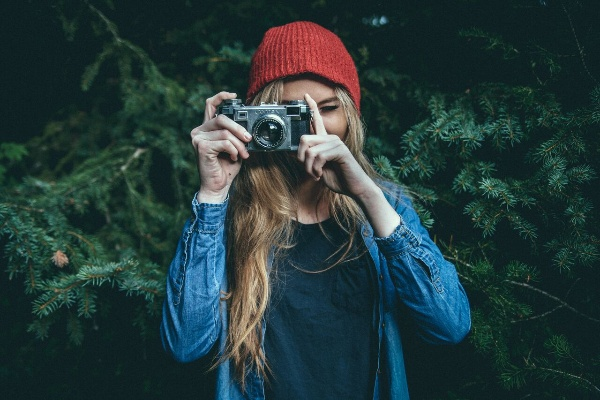
#> input picture images/image_copy.jpg, 600 x 400 px
$ python chap17.py
#> lines starting #> are read from the running program, lines starting #| are printed output that depends on the picture
# joining 2 images
import cv2 as cv
import numpy as np

# Load images
img1 = cv.imread(r'images/image_copy.jpg')
#> img1 is the input picture: shape (400, 600, 3); mean B, G, R 57.8, 57.4, 36.2

# stacking same image horizontally and vertically
h_stack = np.hstack((img1, img1))
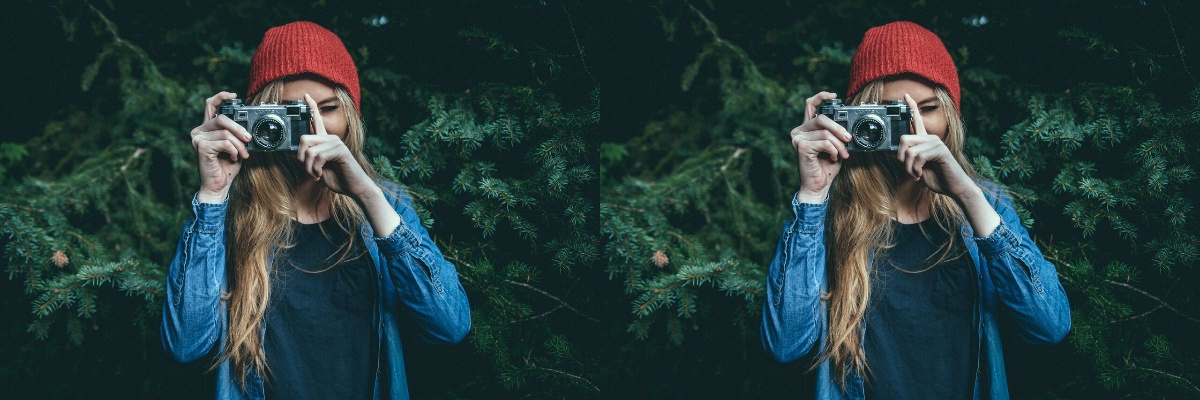
#> h_stack: shape (400, 1200, 3); mean B, G, R 57.8, 57.4, 36.2
v_stack = np.vstack((img1, img1))
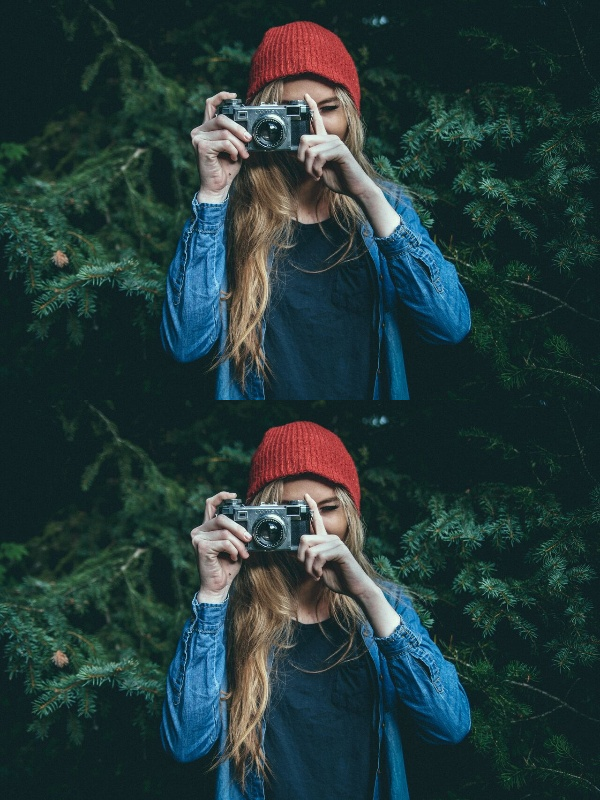
#> v_stack: shape (800, 600, 3); mean B, G, R 57.8, 57.4, 36.2


# Display the stacked images
cv.imshow('Horizontal Stack', h_stack)
cv.imshow('Vertical Stack', v_stack)


# Limitations of stacking
# 1. The images must have the same number of channels (e.g., both should be color images or both should be grayscale).
# 2. The images must have the same dimensions (width and height) for stacking to work properly. If the images have different sizes, you may need to resize them before stacking.


cv.waitKey(0)
cv.destroyAllWindows()
